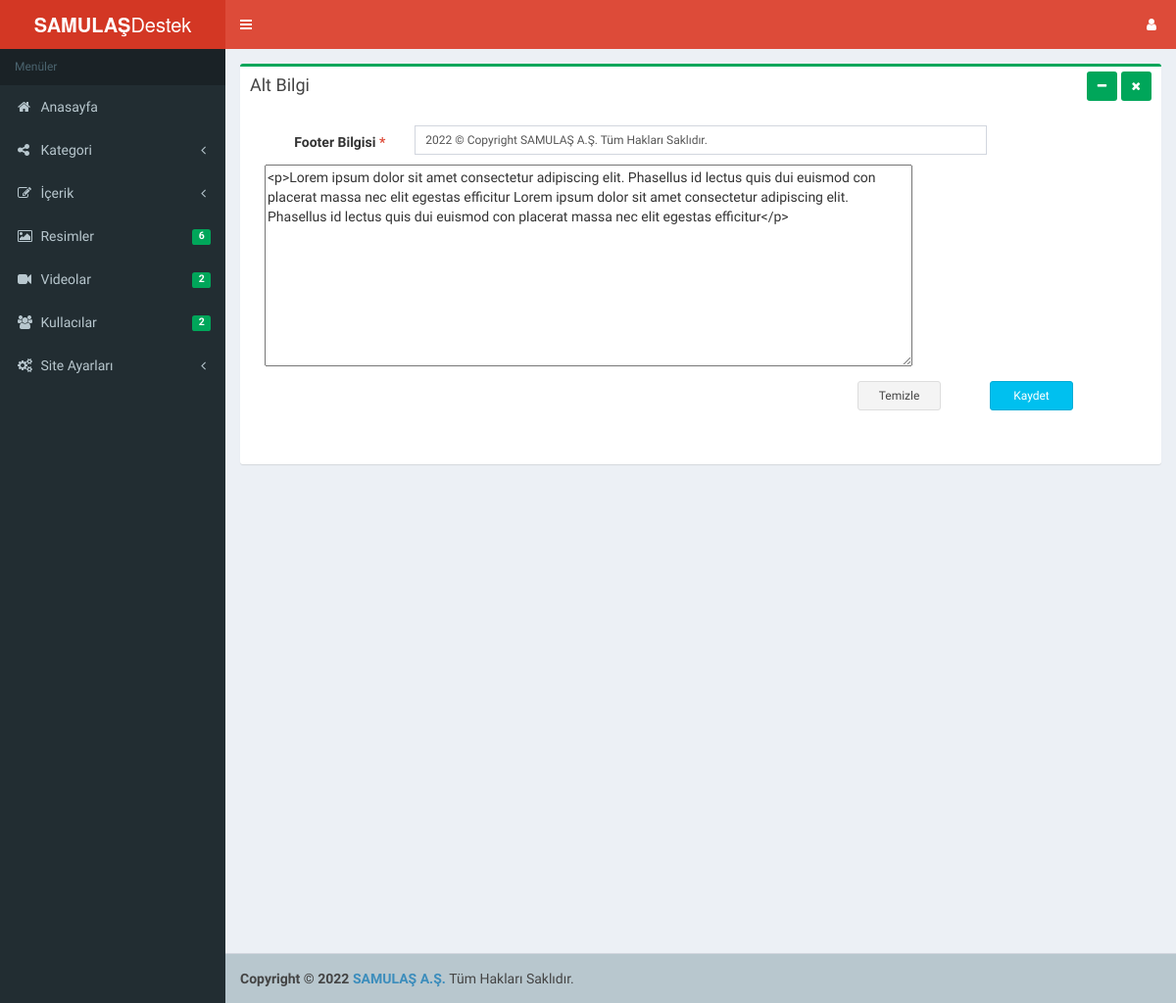
The app's page /xtbadmin2/xtbadmin/Sayfalar/AyarAltBilgi.php (signed in) with its own data.
### tables this page shows
CREATE TABLE IF NOT EXISTS `firmabilgileri` (
  `SiteUrl` varchar(150) DEFAULT NULL,
  `Title` varchar(200) DEFAULT NULL,
  `Footer` varchar(500) DEFAULT NULL,
  `Footer1` varchar(100) DEFAULT NULL,
  `Description` varchar(250) DEFAULT NULL,
  `Keywords` varchar(250) DEFAULT NULL,
  `Author` varchar(100) DEFAULT NULL,
  `Hakkinda` longtext,
  `Tel` varchar(50) DEFAULT NULL,
  `Mail` varchar(50) DEFAULT NULL,
  `Adres` varchar(500) DEFAULT NULL,
  `Facebook` varchar(50) DEFAULT NULL,
  `Twitter` varchar(50) DEFAULT NULL,
  `Skype` varchar(50) DEFAULT NULL,
  `GPlus` varchar(50) DEFAULT NULL,
  `Instagram` varchar(50) DEFAULT NULL,
  `GoogleAnalytics` varchar(500) DEFAULT NULL,
  `reCAPTCHA` varchar(200) DEFAULT NULL,
  `UstLogo` varchar(150) DEFAULT NULL,
  `AltLogo` varchar(150) DEFAULT NULL,
  `SmtpHost` varchar(100) DEFAULT NULL,
  `SmtpUser` varchar(50) DEFAULT NULL,
  `SmtpPassword` varchar(50) DEFAULT NULL,
  `SmtpPort` varchar(50) DEFAULT NULL,
  `Tema` int(11) DEFAULT NULL,
  `IsActive` int(11) DEFAULT NULL
);

### xtbadmin2/system/ayar.php (called while the page is built, shortened)
<?php
try {
    $db = new PDO('mysql:host=localhost;dbname=samulasdestek;charset=utf8', 'root', 'root');
    $db->setAttribute(PDO::ATTR_ERRMODE, PDO::ERRMODE_WARNING);
    $db->setAttribute(PDO::ATTR_ORACLE_NULLS, PDO::NULL_TO_STRING);
    $db->setAttribute(PDO::ATTR_ERRMODE, PDO::ERRMODE_EXCEPTION);
    $Query = $db->prepare("Select * From firmabilgileri limit 1");
    $Query->execute();
    $Row = $Query->fetch(PDO::FETCH_ASSOC);
        $Footer 			= $Row["Footer"];
        $Footer1 			= $Row["Footer1"];
} catch (PDOException $e) {
    echo 'Hata: ' . $e->getMessage();
}
?>

### xtbadmin2/xtbadmin/Sayfalar/AyarAltBilgi.php (the view, shortened to what this page needs)
<?php
if(OturumAktif()==true)
{
    require_once '../../system/ayar.php';
    require_once 'SayfaUst.php';
    require_once 'SolMenu.php';
    ?>
  <div class="content-wrapper">
    <section class="content">
      <div class="row">
        <div class="col-md-12">
          <div class="box box-success">
            <div class="box-header">
              <h3 class="box-title">Alt Bilgi
              </h3>
              <div class="pull-right box-tools">
                <button type="button" class="btn bg-green btn-sm" data-widget="collapse" data-toggle="tooltip" title="Gizle">
                  <i class="fa fa-minus"></i></button>
                <button type="button" class="btn bg-green btn-sm" data-widget="remove" data-toggle="tooltip" title="Kaldır">
                  <i class="fa fa-times"></i></button>
              </div>
            </div>
            <div class="box-body pad">
              <form action="#" method="post" id="Form1" class="form-horizontal">
				<div class="col-md-12">
					<div class="form-group margin">
                        <label class="col-sm-2 control-label">Footer Bilgisi
                            <span class="text-red"> *</span></label>
                        <div class="col-sm-8">
                            <input type="text" name="Footer1"
                                   class="form-control input-sm "
                                   value="<?= $Footer1 ?>"
                                   placeholder="Copyright © 2017 Mücahit TOPAL XtbAdminV2 | Topal Bilişim.">
                        </div>
                    </div>
				</div>
				<div class="col-md-12">
					<textarea id="Footer" name="Footer" rows="10" cols="80"><?=$Footer?></textarea>
				</div>
				<div class="col-md-6"></div>
				<div class="col-md-6">
					<div class="form-group ">
						<div class="col-sm-3 margin"></div>
								<div class="col-sm-3 margin">
									<button type="reset" class="btn btn-block btn-sm  btn-default ">Temizle</button>
								</div>
							<?php if($_GET){if($_GET['islem']=="Duzenle") { ?>
								<div class="col-sm-3 margin">
									<span id="Duzenle" class="btn btn-block btn-sm btn-info">Düzenle</span>
								</div>
							<?php }  } else { ?>
								<div class="col-sm-3 margin">
									<span id="Kaydet" class="btn btn-block btn-sm btn-info">Kaydet</span><br />
								</div>
							<?php  } ?>
					</div>
				</div>
			  </form>
            </div>
          </div>
        </div>
      </div>
    </section>
  </div>
<?php
   require_once 'SayfaAlt.php';
		require_once 'SagMenu.php';
		require_once 'SayfaJs.php'; ?>
</body>
</html>
<?php } ?>

### records on screen
firmabilgileri: Footer1 "2022 © Copyright SAMULAŞ A.Ş. Tüm Hakları Saklıdır.", Footer "<p>Lorem ipsum dolor sit amet consectetur adipiscing elit. Phasellus id lectus quis dui euismod con placerat massa nec elit egestas efficitur Lorem ipsum dolor sit amet consectetur adipiscing elit. Phasellus id lectus quis dui euismod con placerat massa nec elit egestas efficitur</p>"

### other values on screen
$ResimSonuc "6"
$VideoSonuc "2"
$KullSonuc "2"
